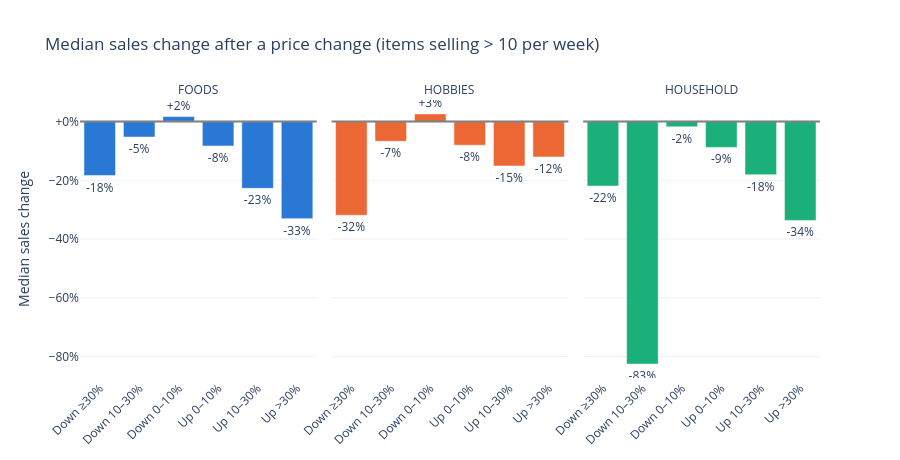

Here is the notebook cell this chart was saved with:
### Markdown cell above
สินค้าที่ขายน้อยมักมียอดขายเปลี่ยนจาก 1 เป็น 1 ชิ้น ทำให้ค่ามัธยฐานเป็น 0% บ่อยจนบังผลจริง
จึงดูเฉพาะสินค้าที่ขายเกิน 10 ชิ้นต่อสัปดาห์แยกอีกครั้ง

### Code cell
plot_events(price_events[price_events["before"] > 10], "Median sales change after a price change (items selling > 10 per week)")

### Figure 1 — Plotly figure (JSON) as saved in the notebook; plotly's stock layout.template omitted (floating-point values rounded to 4 significant figures)
{"data": [{"customdata": [[0.348, 839.0], [0.4634, 2229.0], [0.5104, 2022.0], [0.3799, 4877.0], [0.2069, 2793.0], [0.1842, 608.0]], "hovertemplate": "%{x}<br>Median sales change: %{y:+.1%}<br>Events with higher sales: %{customdata[0]:.0%}<br>Events: %{customdata[1]:,}<extra>%{fullData.name}</extra>", "legendgroup": "FOODS", "marker": {"color": "#2a78d6", "pattern": {"shape": ""}}, "name": "FOODS", "orientation": "v", "showlegend": true, "textposition": "outside", "texttemplate": "%{y:+.0%}", "type": "bar", "x": ["Down ≥30%", "Down 10–30%", "Down 0–10%", "Up 0–10%", "Up 10–30%", "Up >30%"], "xaxis": "x", "y": [-0.1837, -0.05263, 0.01695, -0.08313, -0.2273, -0.3304], "yaxis": "y"}, {"customdata": [[0.24, 25.0], [0.4737, 76.0], [0.5358, 265.0], [0.3915, 613.0], [0.3372, 347.0], [0.25, 4.0]], "hovertemplate": "%{x}<br>Median sales change: %{y:+.1%}<br>Events with higher sales: %{customdata[0]:.0%}<br>Events: %{customdata[1]:,}<extra>%{fullData.name}</extra>", "legendgroup": "HOBBIES", "marker": {"color": "#eb6834", "pattern": {"shape": ""}}, "name": "HOBBIES", "orientation": "v", "showlegend": true, "textposition": "outside", "texttemplate": "%{y:+.0%}", "type": "bar", "x": ["Down ≥30%", "Down 10–30%", "Down 0–10%", "Up 0–10%", "Up 10–30%", "Up >30%"], "xaxis": "x2", "y": [-0.3191, -0.06717, 0.02622, -0.08051, -0.151, -0.1203], "yaxis": "y2"}, {"customdata": [[0.2928, 181.0], [0.1892, 148.0], [0.4713, 819.0], [0.3607, 829.0], [0.25, 340.0], [0.25, 12.0]], "hovertemplate": "%{x}<br>Median sales change: %{y:+.1%}<br>Events with higher sales: %{customdata[0]:.0%}<br>Events: %{customdata[1]:,}<extra>%{fullData.name}</extra>", "legendgroup": "HOUSEHOLD", "marker": {"color": "#1baf7a", "pattern": {"shape": ""}}, "name": "HOUSEHOLD", "orientation": "v", "showlegend": true, "textposition": "outside", "texttemplate": "%{y:+.0%}", "type": "bar", "x": ["Down ≥30%", "Down 10–30%", "Down 0–10%", "Up 0–10%", "Up 10–30%", "Up >30%"], "xaxis": "x3", "y": [-0.2195, -0.8257, -0.01786, -0.08791, -0.1809, -0.3365], "yaxis": "y3"}], "layout": {"annotations": [{"showarrow": false, "text": "FOODS", "x": 0.16, "xanchor": "center", "xref": "paper", "y": 1, "yanchor": "bottom", "yref": "paper"}, {"showarrow": false, "text": "HOBBIES", "x": 0.5, "xanchor": "center", "xref": "paper", "y": 1, "yanchor": "bottom", "yref": "paper"}, {"showarrow": false, "text": "HOUSEHOLD", "x": 0.84, "xanchor": "center", "xref": "paper", "y": 1, "yanchor": "bottom", "yref": "paper"}], "barmode": "relative", "height": 460, "legend": {"title": {"text": "Category"}, "tracegroupgap": 0}, "shapes": [{"line": {"color": "gray"}, "type": "line", "x0": 0, "x1": 1, "xref": "x domain", "y0": 0, "y1": 0, "yref": "y"}, {"line": {"color": "gray"}, "type": "line", "x0": 0, "x1": 1, "xref": "x2 domain", "y0": 0, "y1": 0, "yref": "y2"}, {"line": {"color": "gray"}, "type": "line", "x0": 0, "x1": 1, "xref": "x3 domain", "y0": 0, "y1": 0, "yref": "y3"}], "showlegend": false, "title": {"text": "Median sales change after a price change (items selling > 10 per week)"}, "xaxis": {"anchor": "y", "domain": [0, 0.32], "tickangle": -45, "title": {}}, "xaxis2": {"anchor": "y2", "domain": [0.34, 0.66], "matches": "x", "tickangle": -45, "title": {}}, "xaxis3": {"anchor": "y3", "domain": [0.68, 1.0], "matches": "x", "tickangle": -45, "title": {}}, "yaxis": {"anchor": "x", "domain": [0, 1], "tickformat": "+.0%", "title": {"text": "Median sales change"}}, "yaxis2": {"anchor": "x2", "domain": [0, 1], "matches": "y", "showticklabels": false, "tickformat": "+.0%"}, "yaxis3": {"anchor": "x3", "domain": [0, 1], "matches": "y", "showticklabels": false, "tickformat": "+.0%"}}}
